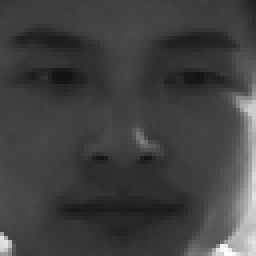
%> input picture Matlab/NUAA/ClientNormalized/0001/0001_00_00_01_134.bmp, 64 x 64 px (shown 4 times larger)
$ octave --eval "result = DoG(imread('NUAA/ClientNormalized/0001/0001_00_00_01_134.bmp'));"   (GNU Octave 9; MATLAB toolbox functions it lacks are replaced by stand-ins)
%> lines starting %> are read from the running program, lines starting %| are printed output that depends on the picture
function Y = DoG(X, sigma1, sigma2)
%% default parameter
if nargin == 1
    sigma1 = 0.5;
    sigma2 = 1;
end
%% Init. operations
F1 = fspecial('gaussian', 2*ceil(3*sigma1)+1, sigma1);
F2 = fspecial('gaussian', 2*ceil(3*sigma2)+1, sigma2);

%% Filtering
XF1 = imfilter(X, F1, 'replicate', 'same');
XF2 = imfilter(X, F2, 'replicate', 'same');
DXF = XF1 - XF2;
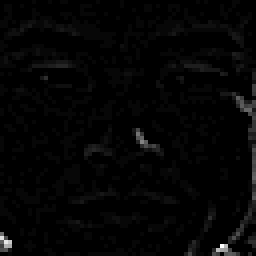
%> DXF: size 64x64 uint8 (shown 4 times larger); min 0, max 33, mean 0.6; drawn with min black and max white

%% Fourier Spectra
Y = abs(fftshift(fft2(DXF)));
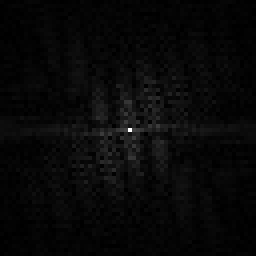
%> Y: size 64x64 double (shown 4 times larger); min 2.04, max 2624, mean 89.3; drawn with min black and max white
Y = Y(:);
%> Y = 4096 values, max 2624 at index 2081, min 2.04 at index 305, mean 89.27
%> `result = DoG(imread('NUAA/ClientNormalized/0001/0001_00_00_01_134.bmp'..`: result has the same summary as Y in DoG
end

$ run again, on Matlab/NUAA/ClientNormalized/0001/0001_00_00_02_109.bmp
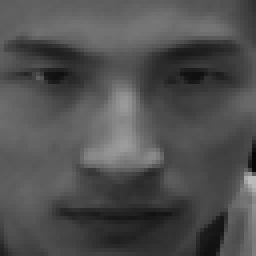
%> input picture Matlab/NUAA/ClientNormalized/0001/0001_00_00_02_109.bmp, 64 x 64 px (shown 4 times larger)
%> in DoG, `DXF = XF1 - XF2;`:
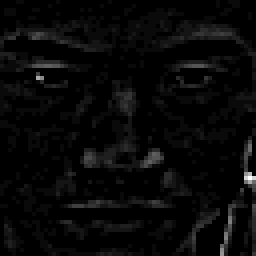
%> DXF: size 64x64 uint8 (shown 4 times larger); min 0, max 24, mean 0.8; drawn with min black and max white
%> in DoG, `Y = abs(fftshift(fft2(DXF)));`:
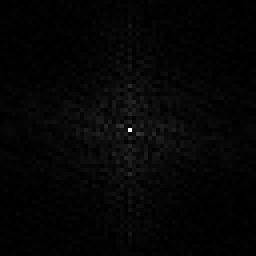
%> Y: size 64x64 double (shown 4 times larger); min 0.927, max 3236, mean 73.5; drawn with min black and max white
%> in DoG, `Y = Y(:);`: Y = 4096 values, max 3236 at index 2081, min 0.927 at index 337, mean 73.49
%> result has the same summary as Y in DoG
